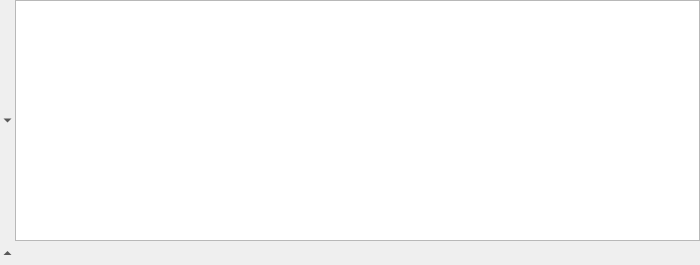
<?xml version="1.0" encoding="UTF-8"?>
<ui version="4.0">
 <class>XCollapsibleLoggerWidget</class>
 <widget class="QWidget" name="XCollapsibleLoggerWidget">
  <property name="geometry">
   <rect>
    <x>0</x>
    <y>0</y>
    <width>700</width>
    <height>265</height>
   </rect>
  </property>
  <property name="sizePolicy">
   <sizepolicy hsizetype="Preferred" vsizetype="Fixed">
    <horstretch>0</horstretch>
    <verstretch>0</verstretch>
   </sizepolicy>
  </property>
  <property name="windowTitle">
   <string>Form</string>
  </property>
  <layout class="QVBoxLayout" name="verticalLayout">
   <property name="spacing">
    <number>0</number>
   </property>
   <property name="margin">
    <number>0</number>
   </property>
   <item>
    <layout class="QGridLayout" name="gridLayout">
     <property name="margin">
      <number>0</number>
     </property>
     <property name="spacing">
      <number>0</number>
     </property>
     <item row="0" column="1" colspan="2">
      <widget class="XLoggerWidget" name="uiLoggerWGT">
       <property name="sizePolicy">
        <sizepolicy hsizetype="Expanding" vsizetype="Expanding">
         <horstretch>1</horstretch>
         <verstretch>1</verstretch>
        </sizepolicy>
       </property>
       <property name="showCollapsed" stdset="0">
        <bool>false</bool>
       </property>
      </widget>
     </item>
     <item row="0" column="0" rowspan="2">
      <widget class="QToolButton" name="uiHideBTN">
       <property name="sizePolicy">
        <sizepolicy hsizetype="Fixed" vsizetype="Expanding">
         <horstretch>0</horstretch>
         <verstretch>0</verstretch>
        </sizepolicy>
       </property>
       <property name="minimumSize">
        <size>
         <width>15</width>
         <height>0</height>
        </size>
       </property>
       <property name="maximumSize">
        <size>
         <width>15</width>
         <height>16777215</height>
        </size>
       </property>
       <property name="toolTip">
        <string>&lt;html&gt;&lt;head/&gt;&lt;body&gt;&lt;p&gt;&lt;span style=&quot; font-weight:600;&quot;&gt;Collpase Logger&lt;/span&gt;&lt;/p&gt;&lt;p&gt;Hide the logger widget and only show the status label.&lt;/p&gt;&lt;/body&gt;&lt;/html&gt;</string>
       </property>
       <property name="text">
        <string>...</string>
       </property>
       <property name="autoRaise">
        <bool>true</bool>
       </property>
       <property name="arrowType">
        <enum>Qt::DownArrow</enum>
       </property>
       <property name="showCollapsed" stdset="0">
        <bool>false</bool>
       </property>
      </widget>
     </item>
    </layout>
   </item>
   <item>
    <layout class="QHBoxLayout" name="horizontalLayout">
     <property name="spacing">
      <number>0</number>
     </property>
     <property name="margin">
      <number>0</number>
     </property>
     <item>
      <widget class="QToolButton" name="uiShowBTN">
       <property name="sizePolicy">
        <sizepolicy hsizetype="Fixed" vsizetype="Preferred">
         <horstretch>0</horstretch>
         <verstretch>0</verstretch>
        </sizepolicy>
       </property>
       <property name="minimumSize">
        <size>
         <width>15</width>
         <height>24</height>
        </size>
       </property>
       <property name="maximumSize">
        <size>
         <width>15</width>
         <height>24</height>
        </size>
       </property>
       <property name="toolTip">
        <string>&lt;html&gt;&lt;head/&gt;&lt;body&gt;&lt;p&gt;&lt;span style=&quot; font-weight:600;&quot;&gt;Expand Logger&lt;/span&gt;&lt;/p&gt;&lt;p&gt;Click here to view more details and options for the logger.&lt;/p&gt;&lt;/body&gt;&lt;/html&gt;</string>
       </property>
       <property name="text">
        <string>...</string>
       </property>
       <property name="autoRaise">
        <bool>true</bool>
       </property>
       <property name="arrowType">
        <enum>Qt::UpArrow</enum>
       </property>
       <property name="showCollapsed" stdset="0">
        <bool>true</bool>
       </property>
      </widget>
     </item>
     <item>
      <spacer name="horizontalSpacer_2">
       <property name="orientation">
        <enum>Qt::Horizontal</enum>
       </property>
       <property name="sizeType">
        <enum>QSizePolicy::Fixed</enum>
       </property>
       <property name="sizeHint" stdset="0">
        <size>
         <width>6</width>
         <height>0</height>
        </size>
       </property>
      </spacer>
     </item>
     <item>
      <widget class="QLabel" name="uiFeedbackLBL">
       <property name="sizePolicy">
        <sizepolicy hsizetype="Preferred" vsizetype="Preferred">
         <horstretch>0</horstretch>
         <verstretch>0</verstretch>
        </sizepolicy>
       </property>
       <property name="minimumSize">
        <size>
         <width>0</width>
         <height>24</height>
        </size>
       </property>
       <property name="maximumSize">
        <size>
         <width>16777215</width>
         <height>24</height>
        </size>
       </property>
       <property name="text">
        <string/>
       </property>
       <property name="alignment">
        <set>Qt::AlignBottom|Qt::AlignLeading|Qt::AlignLeft</set>
       </property>
       <property name="showCollapsed" stdset="0">
        <bool>true</bool>
       </property>
      </widget>
     </item>
    </layout>
   </item>
  </layout>
 </widget>
 <customwidgets>
  <customwidget>
   <class>XLoggerWidget</class>
   <extends>QTextEdit</extends>
   <header>projexui.widgets.xloggerwidget</header>
  </customwidget>
 </customwidgets>
 <resources>
  <include location="../../../../../resources/projexui_default.qrc"/>
 </resources>
 <connections/>
</ui>
